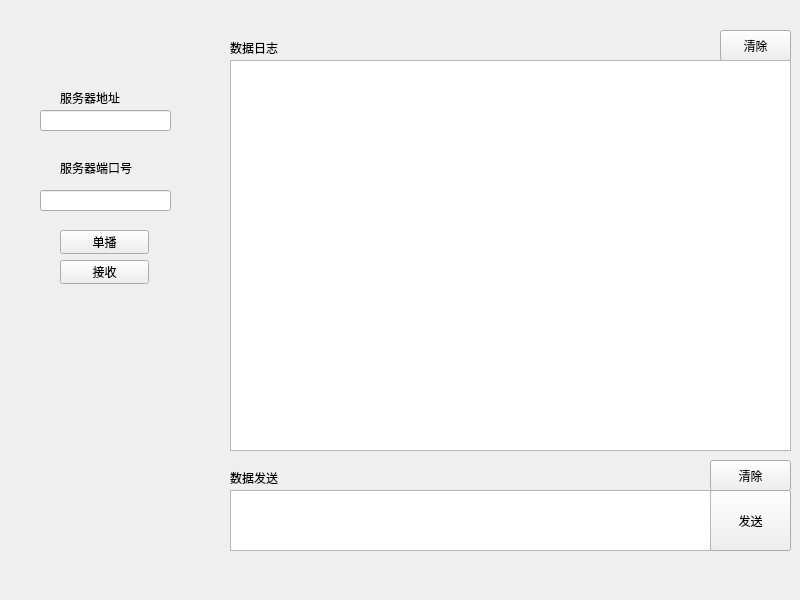
<?xml version="1.0" encoding="UTF-8"?>
<ui version="4.0">
 <class>Widget</class>
 <widget class="QWidget" name="Widget">
  <property name="geometry">
   <rect>
    <x>0</x>
    <y>0</y>
    <width>800</width>
    <height>600</height>
   </rect>
  </property>
  <property name="windowTitle">
   <string>Widget</string>
  </property>
  <widget class="QLabel" name="label">
   <property name="geometry">
    <rect>
     <x>60</x>
     <y>90</y>
     <width>81</width>
     <height>16</height>
    </rect>
   </property>
   <property name="text">
    <string>服务器地址</string>
   </property>
  </widget>
  <widget class="QLineEdit" name="ipLineEdit">
   <property name="geometry">
    <rect>
     <x>40</x>
     <y>110</y>
     <width>131</width>
     <height>21</height>
    </rect>
   </property>
  </widget>
  <widget class="QLabel" name="label_2">
   <property name="geometry">
    <rect>
     <x>60</x>
     <y>160</y>
     <width>91</width>
     <height>16</height>
    </rect>
   </property>
   <property name="text">
    <string>服务器端口号</string>
   </property>
  </widget>
  <widget class="QLineEdit" name="portLineEdit">
   <property name="geometry">
    <rect>
     <x>40</x>
     <y>190</y>
     <width>131</width>
     <height>21</height>
    </rect>
   </property>
  </widget>
  <widget class="QPushButton" name="singleButton">
   <property name="geometry">
    <rect>
     <x>60</x>
     <y>230</y>
     <width>89</width>
     <height>24</height>
    </rect>
   </property>
   <property name="text">
    <string>单播</string>
   </property>
  </widget>
  <widget class="QLabel" name="label_3">
   <property name="geometry">
    <rect>
     <x>230</x>
     <y>40</y>
     <width>72</width>
     <height>15</height>
    </rect>
   </property>
   <property name="text">
    <string>数据日志</string>
   </property>
  </widget>
  <widget class="QLabel" name="label_4">
   <property name="geometry">
    <rect>
     <x>230</x>
     <y>470</y>
     <width>72</width>
     <height>15</height>
    </rect>
   </property>
   <property name="text">
    <string>数据发送</string>
   </property>
  </widget>
  <widget class="QPushButton" name="sendButton">
   <property name="geometry">
    <rect>
     <x>710</x>
     <y>490</y>
     <width>81</width>
     <height>61</height>
    </rect>
   </property>
   <property name="text">
    <string>发送</string>
   </property>
  </widget>
  <widget class="QPushButton" name="clearRecButton">
   <property name="geometry">
    <rect>
     <x>720</x>
     <y>30</y>
     <width>71</width>
     <height>31</height>
    </rect>
   </property>
   <property name="text">
    <string>清除</string>
   </property>
  </widget>
  <widget class="QPushButton" name="clearSendButton">
   <property name="geometry">
    <rect>
     <x>710</x>
     <y>460</y>
     <width>81</width>
     <height>31</height>
    </rect>
   </property>
   <property name="text">
    <string>清除</string>
   </property>
  </widget>
  <widget class="QPushButton" name="cancelButton">
   <property name="geometry">
    <rect>
     <x>60</x>
     <y>260</y>
     <width>89</width>
     <height>24</height>
    </rect>
   </property>
   <property name="text">
    <string>接收</string>
   </property>
  </widget>
  <widget class="QTextEdit" name="sendTextEdit">
   <property name="geometry">
    <rect>
     <x>230</x>
     <y>490</y>
     <width>481</width>
     <height>61</height>
    </rect>
   </property>
  </widget>
  <widget class="QListWidget" name="recList">
   <property name="geometry">
    <rect>
     <x>230</x>
     <y>60</y>
     <width>561</width>
     <height>391</height>
    </rect>
   </property>
  </widget>
 </widget>
 <resources/>
 <connections/>
</ui>
